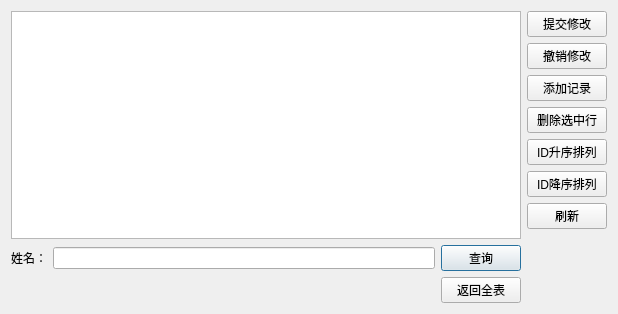
<?xml version="1.0" encoding="UTF-8"?>
<ui version="4.0">
 <class>MysqlView</class>
 <widget class="QDialog" name="MysqlView">
  <property name="geometry">
   <rect>
    <x>0</x>
    <y>0</y>
    <width>618</width>
    <height>314</height>
   </rect>
  </property>
  <property name="windowTitle">
   <string>MysqlView</string>
  </property>
  <layout class="QHBoxLayout" name="horizontalLayout_3">
   <item>
    <layout class="QVBoxLayout" name="verticalLayout_2">
     <item>
      <widget class="QTableView" name="tableView"/>
     </item>
     <item>
      <layout class="QHBoxLayout" name="horizontalLayout">
       <item>
        <widget class="QLabel" name="label">
         <property name="text">
          <string>姓名：</string>
         </property>
        </widget>
       </item>
       <item>
        <widget class="QLineEdit" name="nameLineEdit"/>
       </item>
       <item>
        <widget class="QPushButton" name="selectButton">
         <property name="text">
          <string>查询</string>
         </property>
        </widget>
       </item>
      </layout>
     </item>
     <item>
      <layout class="QHBoxLayout" name="horizontalLayout_2">
       <item>
        <spacer name="horizontalSpacer">
         <property name="orientation">
          <enum>Qt::Horizontal</enum>
         </property>
         <property name="sizeHint" stdset="0">
          <size>
           <width>40</width>
           <height>20</height>
          </size>
         </property>
        </spacer>
       </item>
       <item>
        <widget class="QPushButton" name="returnAllButton">
         <property name="text">
          <string>返回全表</string>
         </property>
        </widget>
       </item>
      </layout>
     </item>
    </layout>
   </item>
   <item>
    <layout class="QVBoxLayout" name="verticalLayout">
     <item>
      <widget class="QPushButton" name="commitChangeButton">
       <property name="text">
        <string>提交修改</string>
       </property>
      </widget>
     </item>
     <item>
      <widget class="QPushButton" name="undoButton">
       <property name="text">
        <string>撤销修改</string>
       </property>
      </widget>
     </item>
     <item>
      <widget class="QPushButton" name="addRecordButton">
       <property name="text">
        <string>添加记录</string>
       </property>
      </widget>
     </item>
     <item>
      <widget class="QPushButton" name="delRecordButton">
       <property name="text">
        <string>删除选中行</string>
       </property>
      </widget>
     </item>
     <item>
      <widget class="QPushButton" name="ascendingButton">
       <property name="text">
        <string>ID升序排列</string>
       </property>
      </widget>
     </item>
     <item>
      <widget class="QPushButton" name="descendingButton">
       <property name="text">
        <string>ID降序排列</string>
       </property>
      </widget>
     </item>
     <item>
      <widget class="QPushButton" name="refreshButton">
       <property name="text">
        <string>刷新</string>
       </property>
      </widget>
     </item>
     <item>
      <widget class="QLabel" name="label_2">
       <property name="text">
        <string notr="true"/>
       </property>
       <property name="pixmap">
        <pixmap resource="images.qrc">:/mysql.png</pixmap>
       </property>
      </widget>
     </item>
    </layout>
   </item>
  </layout>
 </widget>
 <layoutdefault spacing="6" margin="11"/>
 <tabstops>
  <tabstop>tableView</tabstop>
  <tabstop>commitChangeButton</tabstop>
  <tabstop>undoButton</tabstop>
  <tabstop>addRecordButton</tabstop>
  <tabstop>delRecordButton</tabstop>
  <tabstop>ascendingButton</tabstop>
  <tabstop>descendingButton</tabstop>
  <tabstop>nameLineEdit</tabstop>
  <tabstop>selectButton</tabstop>
 </tabstops>
 <resources>
  <include location="images.qrc"/>
 </resources>
 <connections/>
</ui>
